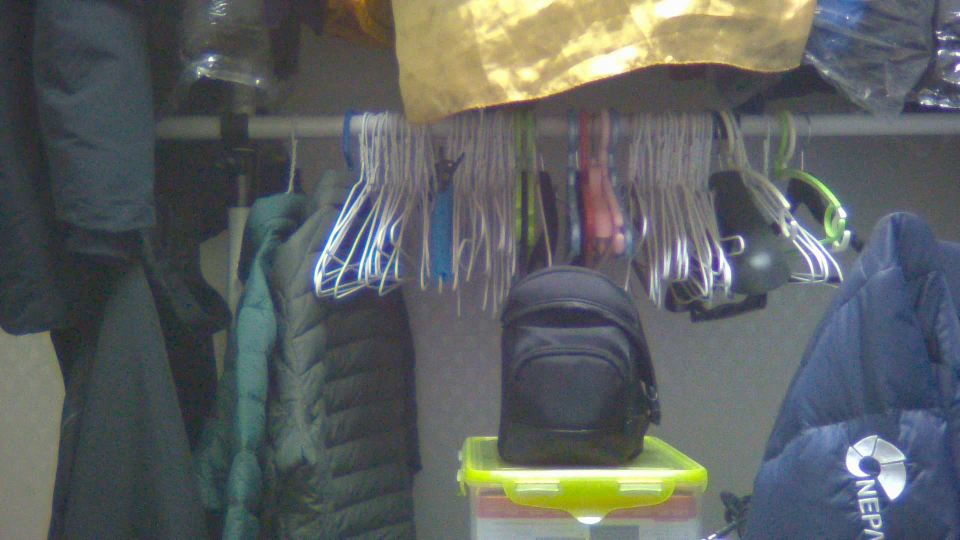
#> input picture frame 1 of inputl.avi, 1920 x 1080 px, given in place of ioutputl.avi, which was not available (shown at 1/2 size)
$ python test.py
#> lines starting #> are read from the running program, lines starting #| are printed output that depends on the picture
import cv2

# cap = cv2.VideoCapture('/home/bj/data/dnn/CFNet/output2.avi')
# # cap.set(cv2.CAP_PROP_FRAME_WIDTH, 2560)
# # cap.set(cv2.CAP_PROP_FRAME_HEIGHT, 960)
# fps = cap.get(cv2.CAP_PROP_FPS)
capl = cv2.VideoCapture('/home/bj/data/dnn/BJNet/ioutputl.avi')
capr = cv2.VideoCapture('/home/bj/data/dnn/BJNet/ioutputr.avi')
n = 0
while True:
    n += 1
    ret, framel = capl.read()
#> framel is the input picture: shape (1080, 1920, 3); mean B, G, R 97, 97.1, 92.5
    ret, framer = capl.read()
    framel = cv2.resize(framel, dsize=(1315,375),interpolation=cv2.INTER_AREA)
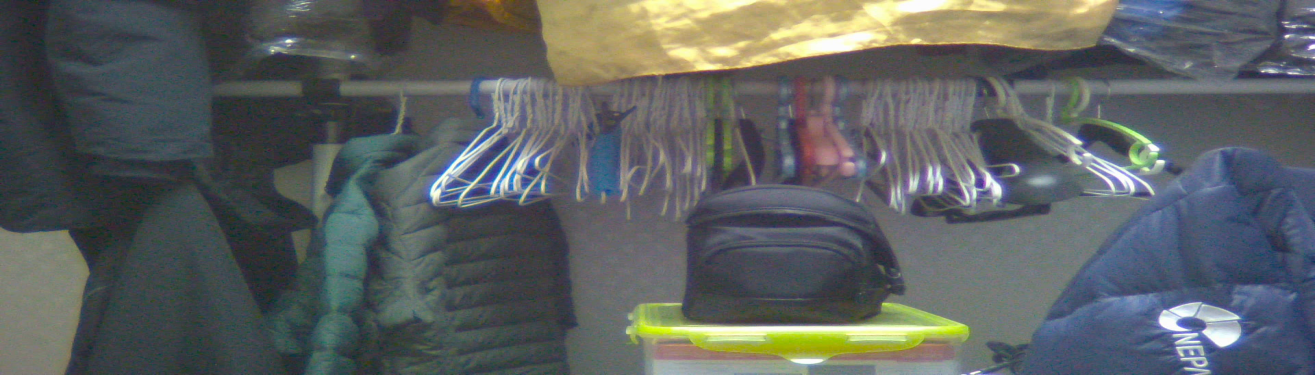
#> framel: shape (375, 1315, 3); mean B, G, R 97, 97.1, 92.5
    cv2.imshow('framel',framel[:,:])
    cv2.imshow('framer',framer[:,:])
    if n == 35:
        input()
    if cv2.waitKey(1) == 27:
#> (key Esc is pressed here)
        break

capl.release()
capr.release()
cv2.destroyAllWindows()

$ run again, starting later in the video
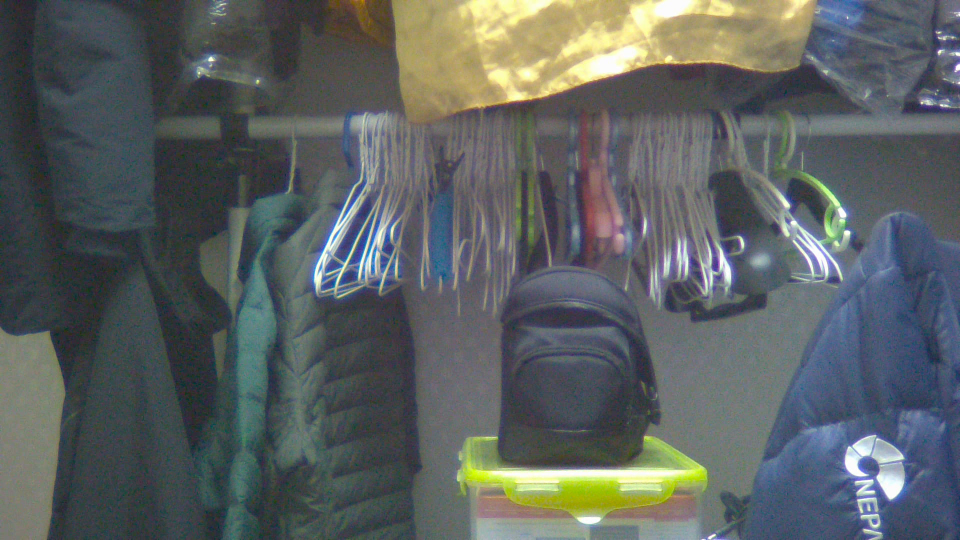
#> input picture frame 7 of inputl.avi, 1920 x 1080 px, given in place of ioutputl.avi, which was not available (shown at 1/2 size)
#> framel is the input picture: shape (1080, 1920, 3); mean B, G, R 97, 97.2, 91.5
#> `framel = cv2.resize(framel, dsize=(1315,375),interpolation=cv2.INTER_A..`:
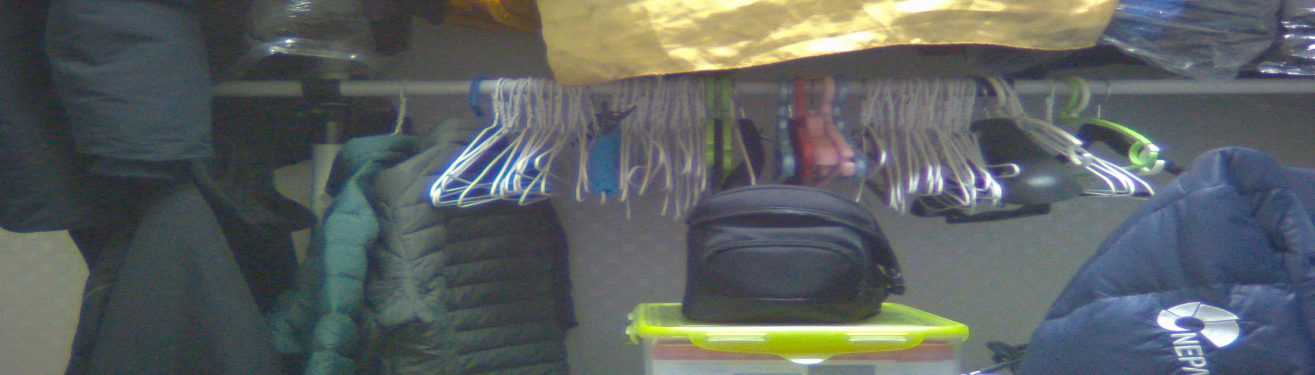
#> framel: shape (375, 1315, 3); mean B, G, R 97, 97.2, 91.5

$ run again, starting later in the video
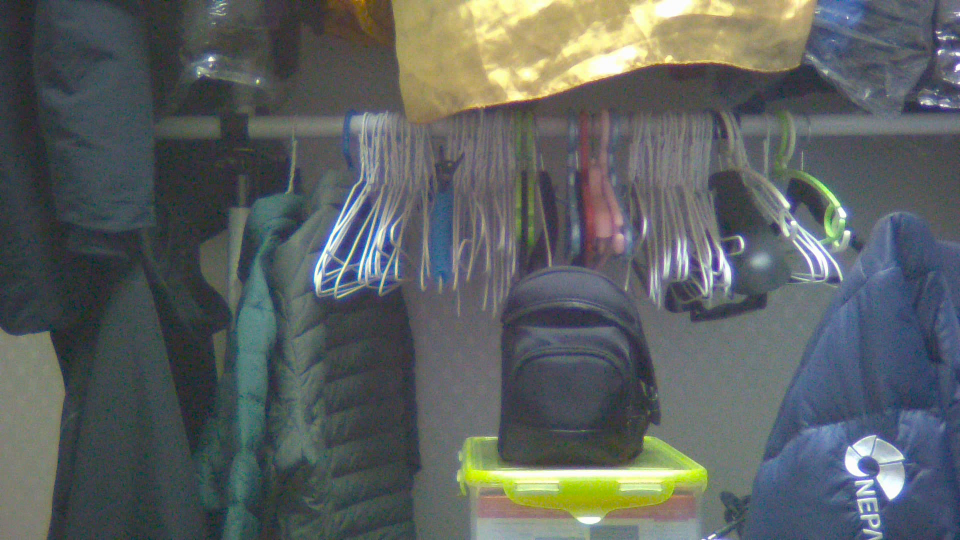
#> input picture frame 12 of inputl.avi, 1920 x 1080 px, given in place of ioutputl.avi, which was not available (shown at 1/2 size)
#> framel is the input picture: shape (1080, 1920, 3); mean B, G, R 96.8, 97.1, 91.6
#> `framel = cv2.resize(framel, dsize=(1315,375),interpolation=cv2.INTER_A..`:
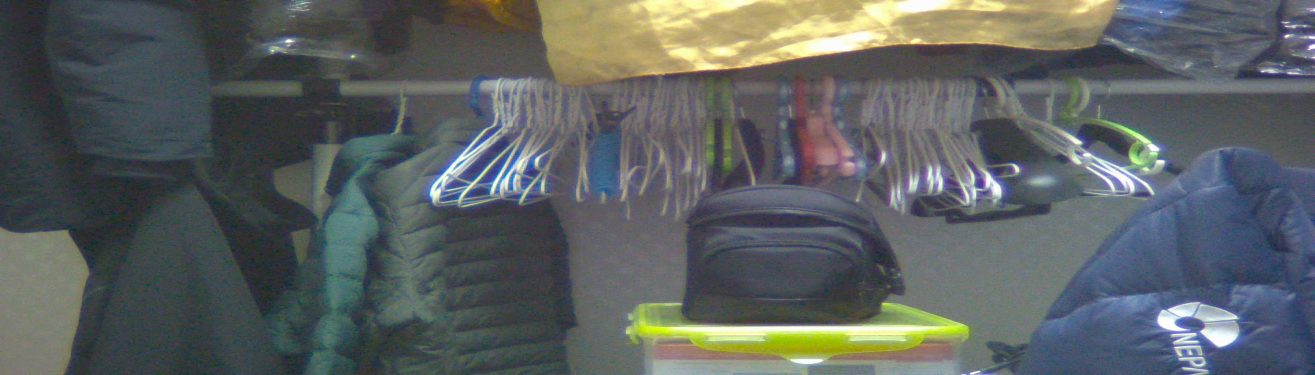
#> framel: shape (375, 1315, 3); mean B, G, R 96.8, 97.1, 91.6
